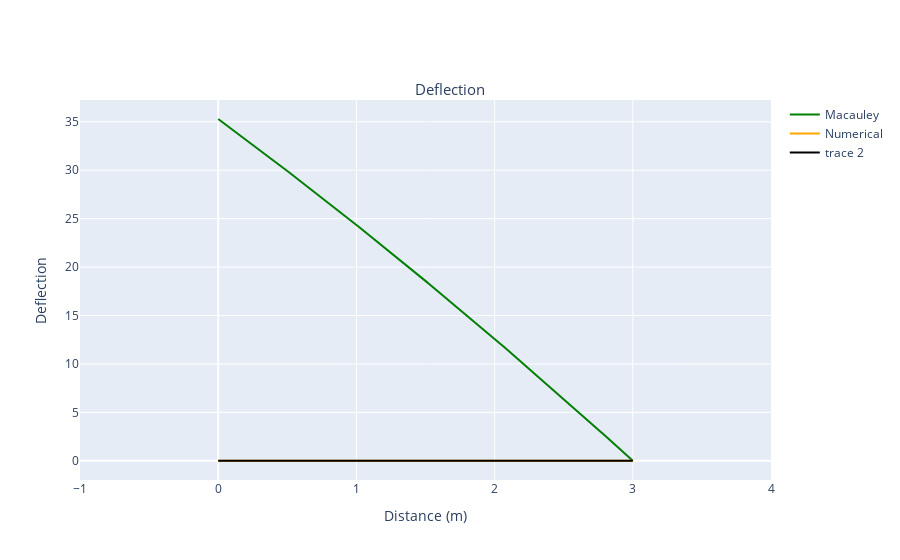

The notebook cell saved with this chart:
### Code cell
#------------------ PRINTING -----------------------------
#Define the layout object
layout = go.Layout(
    title={
        'text': "Deflection",
        'y':0.85,
        'x':0.5,
        'xanchor': 'center',
        'yanchor': 'top'},
    titlefont=dict(size=15),
    yaxis = dict(
        title='Deflection'
    ),
    xaxis = dict(
        title='Distance (m)',       
        range=[-1, span+1]
    ),
    showlegend=True,        
)

#Define the shear force trace
line_Macauley = go.Scatter(
    x = X,
    y = Deflection_Test,
    mode='lines',
    name='Macauley',
    line_color='green',
#     fill='tonexty',
#     fillcolor='rgba(255, 255, 0, 0.1)'
)

#Define the shear force trace
line_Numerical = go.Scatter(
    x = X,
    y = Deflection,
    mode='lines',
    name='Numerical',
    line_color='orange',
#     fill='tonexty',
#     fillcolor='rgba(255, 255, 0, 0.1)'
)

#Define a horizontal line to represent the structure
axis = go.Scatter(
    x = [0, span],
    y = [0,0],
    mode='lines',
    line_color='black'
)

#Generate and view the figure
fig = go.Figure(data=[line_Macauley, line_Numerical,axis], layout=layout)

py.offline.iplot(fig)

### Figure 1 — Plotly figure (JSON) as saved in the notebook; plotly's stock layout.template omitted (floating-point values rounded to 4 significant figures; data arrays with more than 128 entries replaced by an {"elided": "..."} marker saying what was removed)
{"data": [{"line": {"color": "green"}, "mode": "lines", "name": "Macauley", "type": "scatter", "x": {"elided": "601 float values"}, "y": {"elided": "601 float values"}}, {"line": {"color": "orange"}, "mode": "lines", "name": "Numerical", "type": "scatter", "x": {"elided": "601 float values"}, "y": {"elided": "601 float values"}}, {"line": {"color": "black"}, "mode": "lines", "type": "scatter", "x": [0, 3], "y": [0, 0]}], "layout": {"showlegend": true, "title": {"font": {"size": 15}, "text": "Deflection", "x": 0.5, "xanchor": "center", "y": 0.85, "yanchor": "top"}, "xaxis": {"range": [-1, 4], "title": {"text": "Distance (m)"}}, "yaxis": {"title": {"text": "Deflection"}}}}
